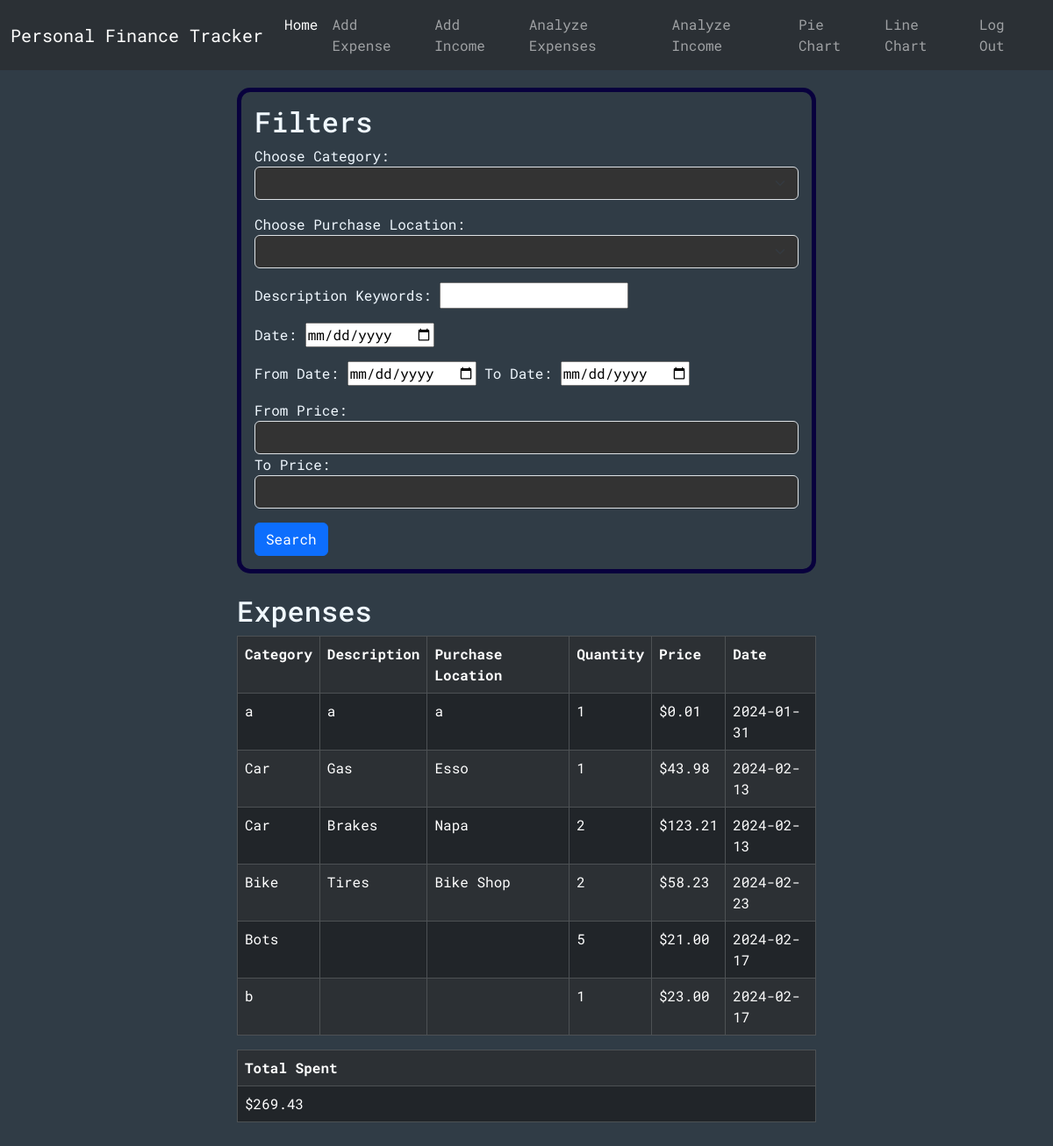
Page /analyzeExpenses (signed in) on the earlier database version.
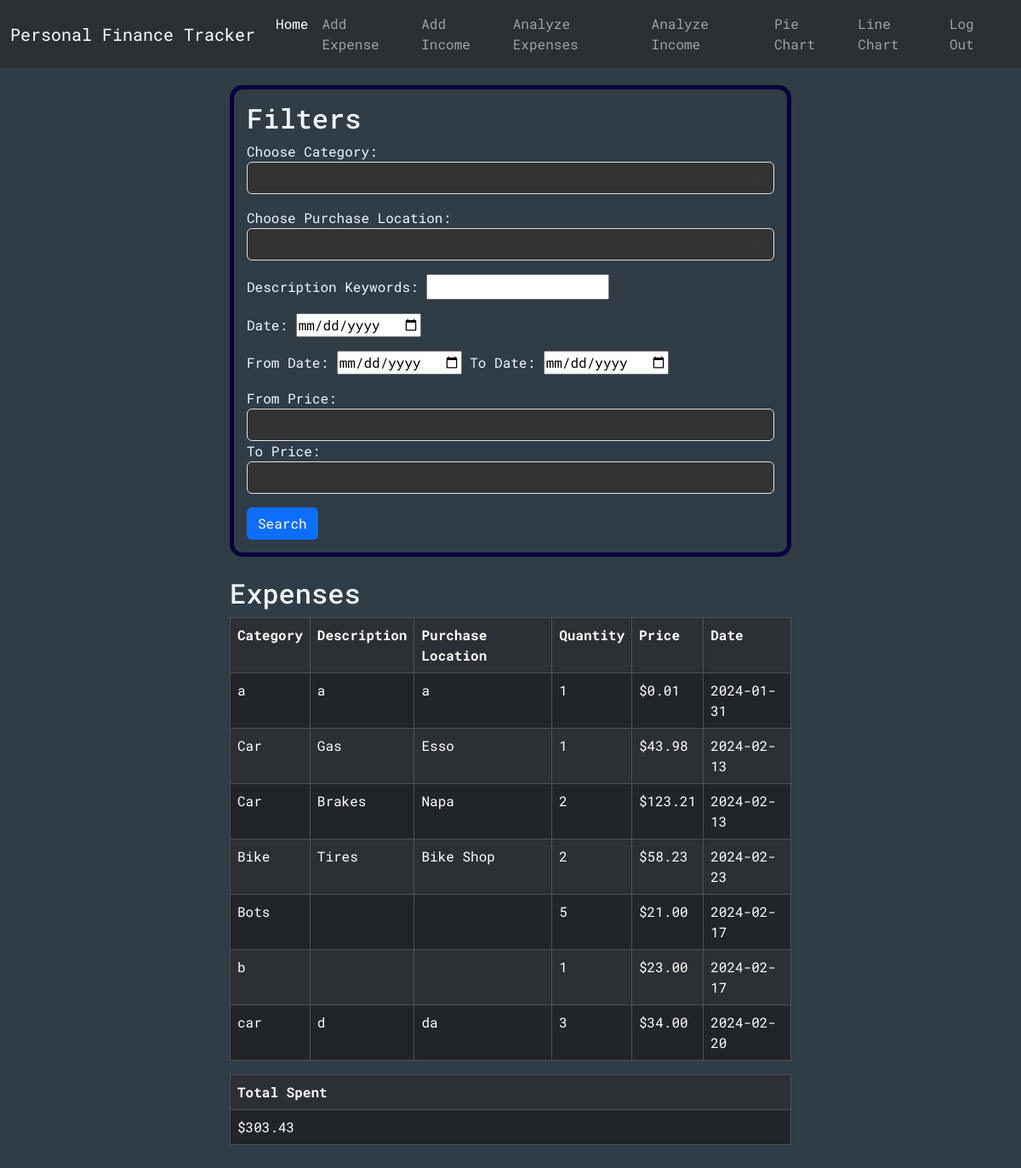
Same page on the later database version.
### tables this page shows
CREATE TABLE expenses (id INTEGER PRIMARY KEY, user_id INTEGER NOT NULL, category TEXT, description TEXT, purchaseLocation TEXT, quantity INTEGER NOT NULL, price NUMERIC NOT NULL, date TEXT NOT NULL, FOREIGN KEY (user_id) REFERENCES users(id));

### app.py (the view)
@app.route("/analyzeExpenses", methods=["GET", "POST"])
@login_required
def analyzeExpenses():
    conn = get_db_connection()
    categories = conn.execute("SELECT DISTINCT category FROM expenses WHERE user_id = ?", (session["user_id"],)).fetchall()
    purchaseLocations = conn.execute("SELECT DISTINCT purchaseLocation FROM expenses WHERE user_id = ?", (session["user_id"],)).fetchall()
    categoryFilter = None
    purchaseLocationFilter = None
    keywordsFilter = None
    dateFilter = None
    fromDateFilter =None
    toDateFilter = None
    fromPriceFilter = None
    toPriceFilter = None
    exps = conn.execute("SELECT * FROM expenses WHERE user_id = ?", (session["user_id"],)).fetchall()
    total = conn.execute("SELECT SUM(price) AS sum FROM expenses WHERE user_id = ?", (session["user_id"],)).fetchall()[0]["sum"]
    if request.method == "POST":
        categoryFilter = request.form.get("category")
        purchaseLocationFilter = request.form.get("purchaseLocation")
        keywordsFilter = request.form.get("keywords")
        dateFilter = request.form.get("date")
        fromDateFilter = request.form.get("fromDate")
        toDateFilter = request.form.get("toDate")
        fromPriceFilter = request.form.get("fromPrice")
        toPriceFilter = request.form.get("toPrice")
        if dateFilter and (fromDateFilter or toDateFilter):
            flash("Cannot do from-to date at the same time as a specific date")
        if (fromPriceFilter and toPriceFilter) and float(fromPriceFilter) > float(toPriceFilter):
            flash("From-price must be smaller than to-price")
        if fromDateFilter:
            fD = date.fromisoformat(fromDateFilter)
        if toDateFilter:
            tD = date.fromisoformat(toDateFilter)
        if  fromDateFilter and toDateFilter and (not dateIsLessThan(fD, tD)):
            flash("From-date must be less than to-date")
        floatedFromPriceFilter = 0
        if fromPriceFilter:
            floatedFromPriceFilter = float(fromPriceFilter)
        floatedToPriceFilter = 0
        if toPriceFilter:
            floatedToPriceFilter = float(toPriceFilter)
        exps = conn.execute("SELECT * FROM expenses WHERE"\
                            " user_id = ?"\
                            " AND CASE WHEN ? != '' THEN category = ? ELSE 1 END"\
                            " AND CASE WHEN ? != '' THEN purchaseLocation = ? ELSE 1 END"\
                            " AND CASE WHEN ? != '' THEN description LIKE ? ELSE 1 END"\
                            " AND CASE WHEN ? != '' THEN date = ? ELSE 1 END"\
                             " AND CASE WHEN ? != '' AND ? != '' THEN date BETWEEN ? AND ? "\
                                " WHEN ? != '' AND ? == '' THEN date BETWEEN ? AND '9999-00-00'"\
                                " WHEN ? != '' AND ? == '' THEN date BETWEEN 0000-00-00  AND ?"\
                                " ELSE 1 END"\
                            " AND CASE WHEN ? != '' AND ? != '' THEN price BETWEEN ? AND ? "\
                                " WHEN ? != '' AND ? == '' THEN price BETWEEN ? AND 99999999"\
                                " WHEN ? != '' AND ? == '' THEN price BETWEEN 0 AND ?"\
                                " ELSE 1 END"
                            , (session["user_id"], categoryFilter, categoryFilter, purchaseLocationFilter, purchaseLocationFilter, keywordsFilter, f'%{keywordsFilter}%', dateFilter, dateFilter, fromDateFilter, toDateFilter, fromDateFilter, toDateFilter, fromDateFilter, toDateFilter, fromDateFilter, toDateFilter, fromDateFilter, toDateFilter , fromPriceFilter, toPriceFilter, floatedFromPriceFilter, floatedToPriceFilter, fromPriceFilter, toPriceFilter, floatedFromPriceFilter, fromPriceFilter, toPriceFilter, floatedToPriceFilter)).fetchall()
        total = conn.execute("SELECT SUM(price) AS sum FROM expenses WHERE"\
                            " user_id = ?"\
                            " AND CASE WHEN ? != '' THEN category = ? ELSE 1 END"\
                            " AND CASE WHEN ? != '' THEN purchaseLocation = ? ELSE 1 END"\
                            " AND CASE WHEN ? != '' THEN description LIKE ? ELSE 1 END"\
                            " AND CASE WHEN ? != '' THEN date = ? ELSE 1 END"\
                            " AND CASE WHEN ? != '' AND ? != '' THEN date BETWEEN ? AND ? "\
                                " WHEN ? != '' AND ? == '' THEN date BETWEEN ? AND '9999-00-00'"\
                                " WHEN ? != '' AND ? == '' THEN date BETWEEN 0000-00-00  AND ?"\
                                " ELSE 1 END"\
                            " AND CASE WHEN ? != '' AND ? != '' THEN price BETWEEN ? AND ? "\
                                " WHEN ? != '' AND ? == '' THEN price BETWEEN ? AND 99999999"\
                                " WHEN ? != '' AND ? == '' THEN price BETWEEN 0 AND ?"\
                                " ELSE 1 END"
                            , (session["user_id"], categoryFilter, categoryFilter, purchaseLocationFilter, purchaseLocationFilter, keywordsFilter, f'%{keywordsFilter}%', dateFilter, dateFilter, fromDateFilter, toDateFilter, fromDateFilter, toDateFilter, fromDateFilter, toDateFilter, fromDateFilter, toDateFilter, fromDateFilter, toDateFilter, fromPriceFilter, toPriceFilter, floatedFromPriceFilter, floatedToPriceFilter, fromPriceFilter, toPriceFilter, floatedFromPriceFilter, fromPriceFilter, toPriceFilter, floatedToPriceFilter)).fetchall()[0]["sum"]
    elif request.method == "GET":
        categoryFilter = categoryFilter if categoryFilter is not None else ""
        purchaseLocationFilter = purchaseLocationFilter if purchaseLocationFilter is not None else ""
        keywordsFilter = keywordsFilter if keywordsFilter is not None else ""
        dateFilter = dateFilter if dateFilter is not None else ""
        fromDateFilter = fromDateFilter if fromDateFilter is not None else ""
        toDateFilter = toDateFilter if toDateFilter is not None else ""
        fromPriceFilter = fromPriceFilter if fromPriceFilter is not None else ""
        toPriceFilter = toPriceFilter if toPriceFilter is not None else ""
    return render_template("analyzeExpenses.html", categories=categories,purchaseLocations=purchaseLocations,expenses=exps,total=total,categoryFilter=categoryFilter,purchaseLocationFilter=purchaseLocationFilter,keywordsFilter=keywordsFilter,dateFilter=dateFilter,fromDateFilter=fromDateFilter,toDateFilter=toDateFilter,    fromPriceFilter=fromPriceFilter, toPriceFilter=toPriceFilter);

### helpers.py (called while the page is built)
def login_required(f):
    @wraps(f)
    def decorated_function(*args, **kwargs):
        if session.get("user_id") is None:
            return redirect("/login")
        return f(*args, **kwargs)
    return decorated_function

def get_db_connection():
    conn = sqlite3.connect('database.db')
    conn.row_factory = sqlite3.Row
    return conn

### templates/analyzeExpenses.html (shortened to what this page needs)
{% extends "layout.html" %}
{% block body %}
<div class="cont center-horizontal">
  <div class="formBox">
    <h2>Filters</h2>
    <form action="/analyzeExpenses" method="post">
      <div class="mb-3">
        <label for="category">Choose Category:</label>
        <select name="category" id="category" class="form-select">
          <option></option>
          {% for category in categories %}
          <option value="{{category['category']}}">
          </option>
          {% endfor %}
        </select>
      </div>
      <div class="mb-3">
        <label for="purchaseLocation">Choose Purchase Location:</label>
        <select
          name="purchaseLocation"
          id="purchaseLocation"
          class="form-select"
        >
          <option></option>
          {% for purchaseLocation in purchaseLocations %}
          <option value="{{purchaseLocation['purchaseLocation']}}">
          </option>
          {% endfor %}
        </select>
      </div>
      <div class="mb-3">
        <label for="keywords">Description Keywords:</label>
        <input
          type="text"
          name="keywords"
          id="keywords"
          value="{{keywordsFilter}}"
        />
      </div>
      <div class="mb-3">
        <label for="date">Date:</label>
        <input type="date" name="date" id="date" value="{{dateFilter}}" />
      </div>
      <div class="mb-3">
        <label for="fromDate">From Date:</label>
        <input
          type="date"
          name="fromDate"
          id="fromDate"
          value="{{fromDateFilter}}"
        />
        <label for="toDate">To Date:</label>
        <input type="date" name="toDate" id="toDate" value="{{toDateFilter}}" />
      </div>
      <div class="mb-3">
        <label for="fromPrice">From Price:</label>
        <input
          type="number"
          step="0.01"
          min="0"
          class="form-control"
          name="fromPrice"
          id="fromPrice"
          value="{{fromPriceFilter}}"
        />
        <label for="toPrice">To Price:</label>
        <input
          type="number"
          step="0.01"
          min="0"
          class="form-control"
          name="toPrice"
          id="toPrice"
          value="{{toPriceFilter}}"
        />
      </div>
      <button type="submit" class="btn btn-primary">Search</button>
    </form>
  </div>
  <br />
  {% if expenses -%}
  <div>
    <div>
      <h2>Expenses</h2>
      <div class="table-responsive">
        <table
          class="table table-dark table-striped table-bordered table-hover"
        >
          <tr>
            <th scope="col">Category</th>
            <th scope="col">Description</th>
            <th scope="col">Purchase Location</th>
            <th scope="col">Quantity</th>
            <th scope="col">Price</th>
            <th scope="col">Date</th>
          </tr>
          {% for expense in expenses %}
          <tr>
            <td>{{ expense["category"] }}</td>
            <td>{{ expense["description"] }}</td>
            <td>{{ expense["purchaseLocation"] }}</td>
            <td>{{ expense["quantity"] }}</td>
            <td>{{ "$%.2f"| format(expense["price"] )}}</td>
            <td>{{ expense["date"] }}</td>
          </tr>
          {% endfor %}
        </table>
      </div>
      <table class="table table-dark table-striped table-bordered table-hover">
        <tr>
          <th scope="col">Total Spent</th>
        </tr>
        <tr>
          <td>{{"$%.2f"| format(total)}}</td>
        </tr>
      </table>
    </div>
    {% endif %}
  </div>
</div>
{% endblock %}

Differences in the rows shown:
added expenses: category "car", description "d", purchaseLocation "da", quantity "3", price "$34.00", date "2024-02-20"
Other differences:
{{ "$%.2f"| format(total) }}: "$269.43" → "$303.43"
